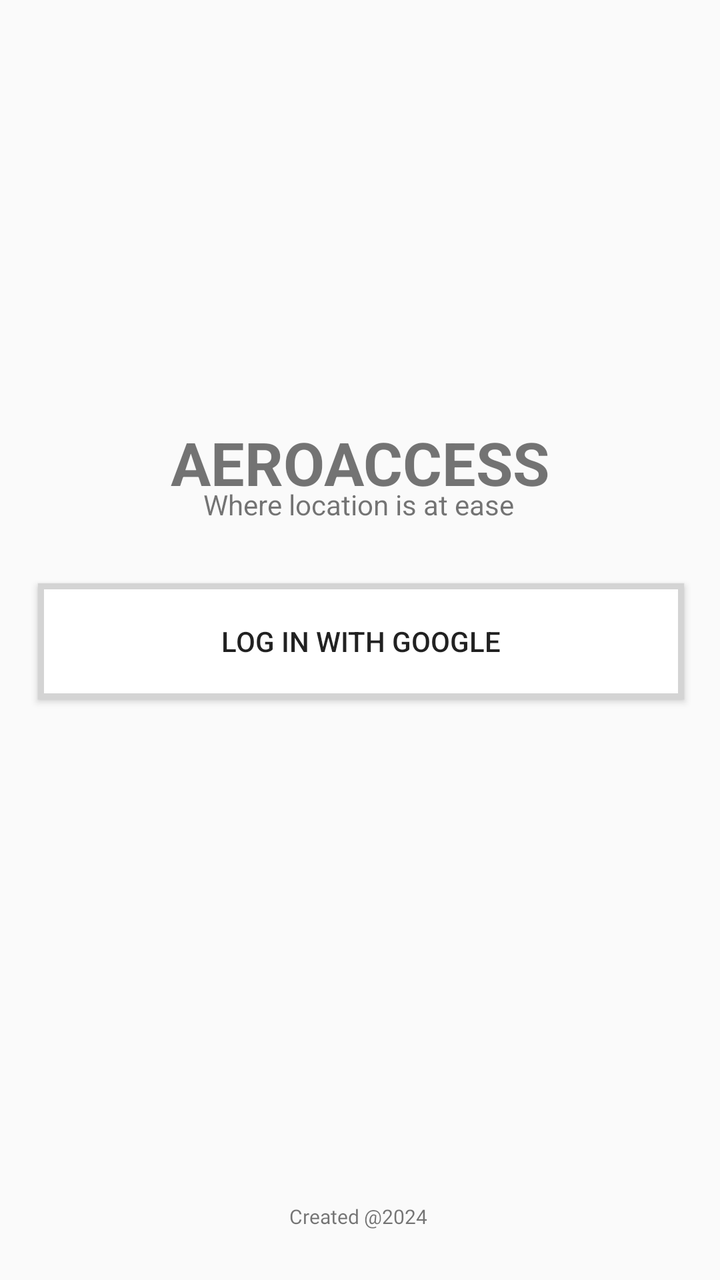
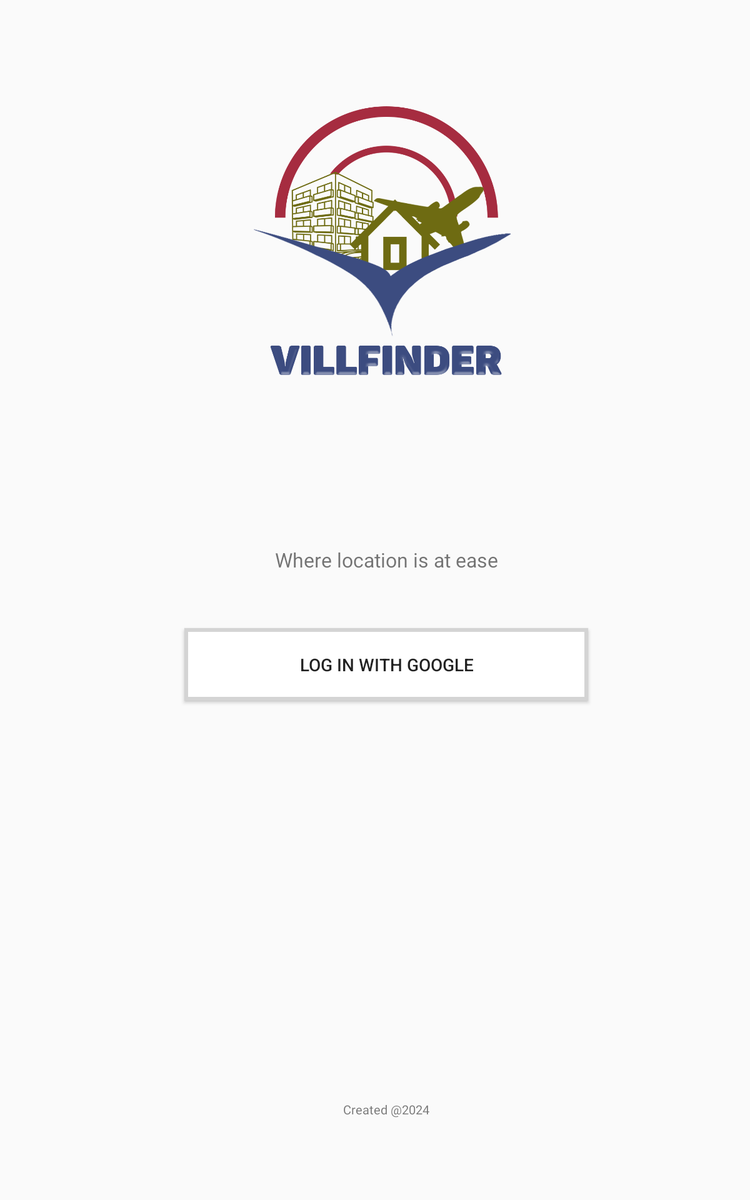

Compare how this app lays out the same screen by default and in its alternative resource folder. The renders come first, then the two layout files and the values they reference.
<!-- AndroidManifest.xml: application theme Theme.RentalHousing -->
<!-- res/layout/signuplayout.xml -->
<?xml version="1.0" encoding="utf-8"?>
<androidx.constraintlayout.widget.ConstraintLayout xmlns:android="http://schemas.android.com/apk/res/android"
    xmlns:app="http://schemas.android.com/apk/res-auto"
    xmlns:tools="http://schemas.android.com/tools"
    android:layout_width="match_parent"
    android:layout_height="match_parent">

    <TextView

        android:layout_width="wrap_content"
        android:layout_height="wrap_content"
        android:text="Where location is at ease"
        app:layout_constraintBottom_toBottomOf="parent"
        app:layout_constraintEnd_toEndOf="parent"
        app:layout_constraintHorizontal_bias="0.497"
        app:layout_constraintStart_toStartOf="parent"
        app:layout_constraintTop_toTopOf="parent"
        app:layout_constraintVertical_bias="0.391" />

    <Button
        android:id="@+id/google_sign_in_button"
        android:layout_width="323dp"
        android:layout_height="58dp"
        android:background="@drawable/stroketoblack"
        android:elevation="40dp"
        android:text="Log in with Google"
        app:layout_constraintBottom_toBottomOf="parent"
        app:layout_constraintEnd_toEndOf="parent"
        app:layout_constraintHorizontal_bias="0.514"
        app:layout_constraintStart_toStartOf="parent"
        app:layout_constraintTop_toTopOf="parent"
        app:layout_constraintVertical_bias="0.501" />

    <TextView

        android:layout_width="wrap_content"
        android:layout_height="wrap_content"
        android:text="AEROACCESS"
        android:textSize="30dp"
        android:textStyle="bold"
        app:layout_constraintBottom_toBottomOf="parent"
        app:layout_constraintEnd_toEndOf="parent"
        app:layout_constraintStart_toStartOf="parent"
        app:layout_constraintTop_toTopOf="parent"
        app:layout_constraintVertical_bias="0.352" />

    <TextView

        android:layout_width="wrap_content"
        android:layout_height="wrap_content"
        android:fontFamily="@font/robotolight"
        android:text="Created @2024"
        android:textSize="10dp"
        app:layout_constraintBottom_toBottomOf="parent"
        app:layout_constraintEnd_toEndOf="parent"
        app:layout_constraintHorizontal_bias="0.497"
        app:layout_constraintStart_toStartOf="parent"
        app:layout_constraintTop_toTopOf="parent"
        app:layout_constraintVertical_bias="0.96"
        tools:ignore="TextSizeCheck" />

    <TextView
        android:id="@+id/pleaseconfirm"
        android:layout_width="wrap_content"
        android:layout_height="wrap_content"
        android:text="Please Confirm"
        android:textColor="#FF0000"
        android:visibility="gone"
        app:layout_constraintBottom_toBottomOf="parent"
        app:layout_constraintEnd_toEndOf="parent"
        app:layout_constraintHorizontal_bias="0.498"
        app:layout_constraintStart_toStartOf="parent"
        app:layout_constraintTop_toTopOf="parent"
        app:layout_constraintVertical_bias="0.846" />

</androidx.constraintlayout.widget.ConstraintLayout>
<!-- resources referenced by this layout -->
<resources>
  <!-- drawable stroketoblack (drawable) -->
  <shape xmlns:android="http://schemas.android.com/apk/res/android"
      android:shape="rectangle">
  
      <solid
          android:color="@color/white"/>
      <stroke android:color="#d4d4d4"
          android:width="3dp"/>
  </shape>
  <style name="Theme.RentalHousing" parent="Base.Theme.RentalHousing" />
  <color name="white">#FFFFFFFF</color>
  <style name="Base.Theme.RentalHousing" parent="Theme.AppCompat.Light.NoActionBar">
  
      </style>
</resources>
<!-- res/layout-w411dp-h914dp/signuplayout.xml (the repository's variant of the layout above) -->
<!-- drawn on a 7-inch tablet held upright -->
<?xml version="1.0" encoding="utf-8"?>
<androidx.constraintlayout.widget.ConstraintLayout xmlns:android="http://schemas.android.com/apk/res/android"
    xmlns:app="http://schemas.android.com/apk/res-auto"
    xmlns:tools="http://schemas.android.com/tools"
    android:layout_width="match_parent"
    android:layout_height="match_parent">

    <TextView

        android:id="@+id/textView12"
        android:layout_width="wrap_content"
        android:layout_height="wrap_content"
        android:layout_marginBottom="44dp"
        android:text="Where location is at ease"
        android:textSize="16dp"
        app:layout_constraintBottom_toTopOf="@+id/google_sign_in_button"
        app:layout_constraintEnd_toStartOf="@+id/guideline4"
        app:layout_constraintHorizontal_bias="0.5"

        app:layout_constraintStart_toStartOf="@+id/guideline3" />

    <Button
        android:id="@+id/google_sign_in_button"
        android:layout_width="323dp"
        android:layout_height="58dp"
        android:layout_marginBottom="320dp"
        android:background="@drawable/stroketoblack"
        android:elevation="40dp"
        android:text="Log in with Google"
        app:layout_constraintDimensionRatio="1:1"
        app:layout_constraintBottom_toTopOf="@+id/textView13"
        app:layout_constraintEnd_toStartOf="@+id/guideline4"
        app:layout_constraintHorizontal_bias="0.5"
        app:layout_constraintStart_toStartOf="@+id/guideline3" />

    <TextView

        android:id="@+id/textView13"
        android:layout_width="wrap_content"
        android:layout_height="wrap_content"
        android:fontFamily="@font/robotolight"
        android:text="Created @2024"
        android:textSize="10dp"
        app:layout_constraintBottom_toTopOf="@+id/guideline5"
        app:layout_constraintEnd_toStartOf="@+id/guideline4"
        app:layout_constraintHorizontal_bias="0.5"
        app:layout_constraintStart_toStartOf="@+id/guideline3"
        app:layout_constraintTop_toTopOf="parent"
        app:layout_constraintVertical_bias="0.96"
        tools:ignore="TextSizeCheck" />

    <TextView
        android:id="@+id/pleaseconfirm"
        android:layout_width="wrap_content"
        android:layout_height="wrap_content"
        android:text="Please Confirm"
        android:textColor="#FF0000"
        android:visibility="gone"
        app:layout_constraintBottom_toBottomOf="parent"
        app:layout_constraintEnd_toEndOf="parent"
        app:layout_constraintHorizontal_bias="0.498"
        app:layout_constraintStart_toStartOf="parent"
        app:layout_constraintTop_toTopOf="parent"
        app:layout_constraintVertical_bias="0.846" />

    <ImageView
        android:id="@+id/imageView5"
        android:layout_width="312dp"
        android:layout_height="262dp"
        app:layout_constraintBottom_toTopOf="@+id/textView12"
        app:layout_constraintEnd_toStartOf="@+id/guideline4"
        app:layout_constraintHorizontal_bias="0.5"
        app:layout_constraintStart_toStartOf="@+id/guideline3"
        app:layout_constraintTop_toTopOf="@+id/guideline"
        app:layout_constraintVertical_bias="0.0"
        app:srcCompat="@drawable/villfinder" />

    <androidx.constraintlayout.widget.Guideline
        android:id="@+id/guideline"
        android:layout_width="wrap_content"
        android:layout_height="wrap_content"
        android:orientation="horizontal"
        app:layout_constraintGuide_percent="0.07" />

    <androidx.constraintlayout.widget.Guideline
        android:id="@+id/guideline3"
        android:layout_width="wrap_content"
        android:layout_height="wrap_content"
        android:orientation="vertical"
        app:layout_constraintGuide_percent="0.1" />

    <androidx.constraintlayout.widget.Guideline
        android:id="@+id/guideline4"
        android:layout_width="wrap_content"
        android:layout_height="wrap_content"
        android:orientation="vertical"
        app:layout_constraintGuide_percent="0.93" />

    <androidx.constraintlayout.widget.Guideline
        android:id="@+id/guideline5"
        android:layout_width="wrap_content"
        android:layout_height="wrap_content"
        android:orientation="horizontal"
        app:layout_constraintGuide_percent="0.97" />

</androidx.constraintlayout.widget.ConstraintLayout>
<!-- resources referenced by the variant -->
<!-- as a 7-inch tablet held upright resolves them -->
<resources>
  <!-- drawable stroketoblack (drawable) -->
  <shape xmlns:android="http://schemas.android.com/apk/res/android"
      android:shape="rectangle">
  
      <solid
          android:color="@color/white"/>
      <stroke android:color="#d4d4d4"
          android:width="3dp"/>
  </shape>
  <!-- drawable villfinder: png bitmap (drawable, 104992 bytes) -->
  <style name="Theme.RentalHousing" parent="Base.Theme.RentalHousing" />
  <color name="white">#FFFFFFFF</color>
  <style name="Base.Theme.RentalHousing" parent="Theme.AppCompat.Light.NoActionBar">
  
      </style>
</resources>
